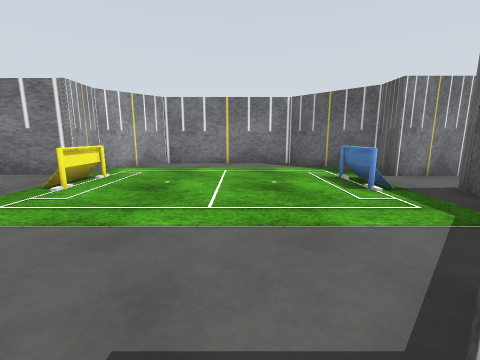
view 1 (above)

24 first-person views from a walk through a world built for the Gazebo simulator. The camera is 1 m above the floor, tilts 10° down and sees 90° across. The floor is counted in squares, 1 m on a side. Each view is taken from the middle of a square. On the plan, view 1 faces up. The plan holds only what a view shows up to about 11 squares ahead; the rest is blank. The place goes on beyond the plan. Simple patterns stand in for the simulator's built-in surfaces.

view 2
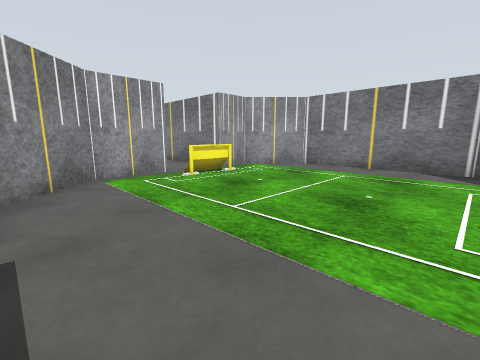

view 3
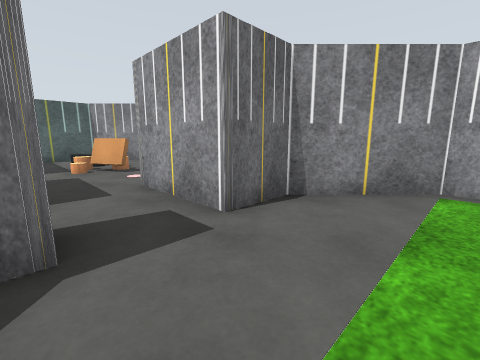

view 4
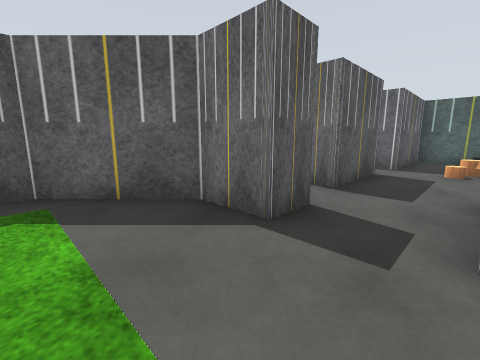

view 5
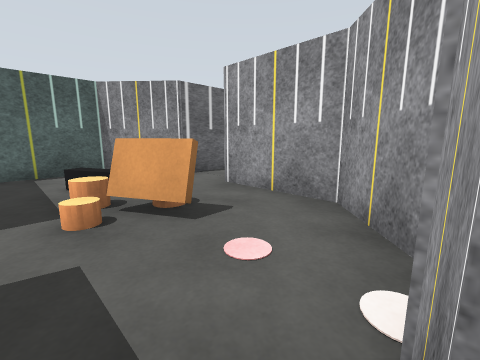

view 6
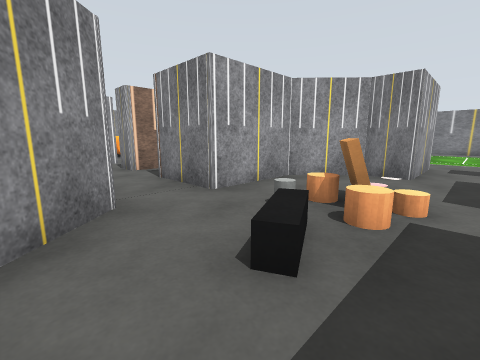

view 7
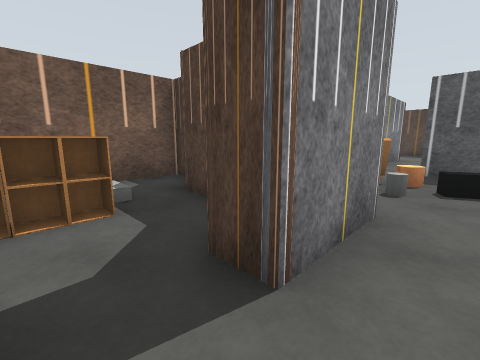

view 8
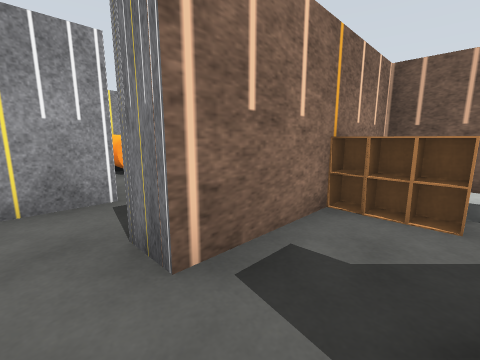

view 9
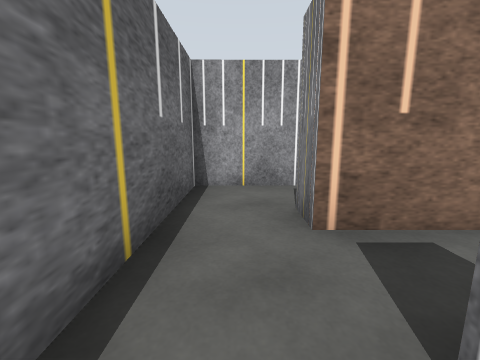

view 10
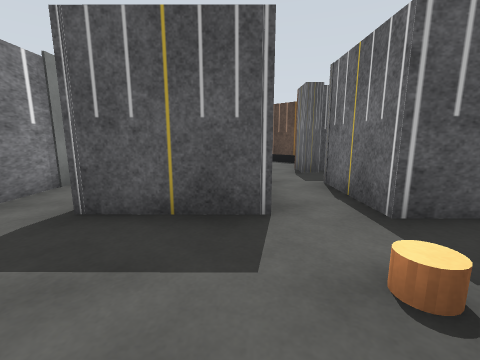

view 11
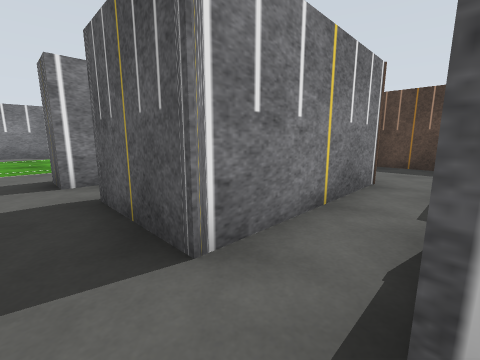

view 12
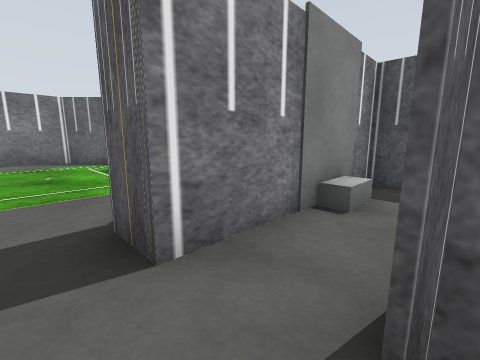

view 13
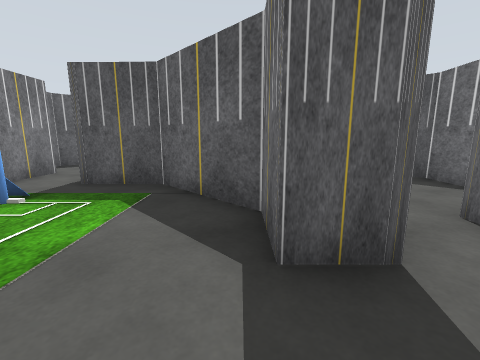

view 14
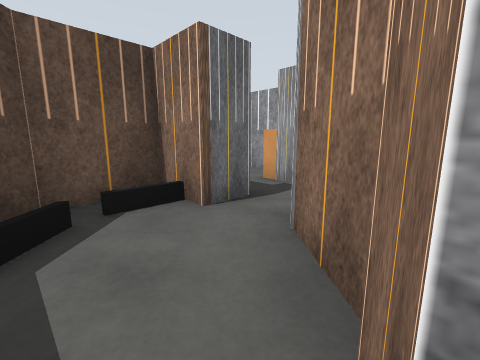

view 15
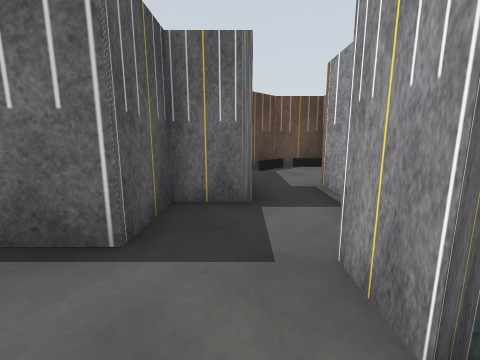

view 16
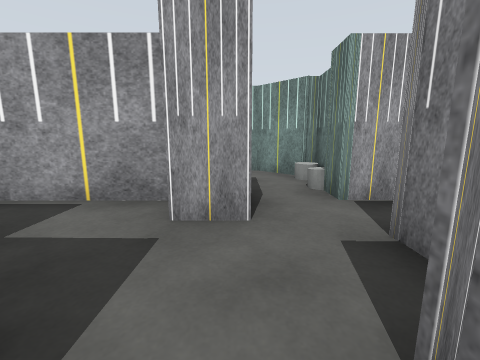

view 17
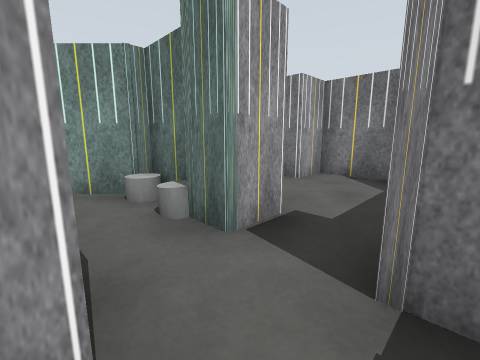

view 18
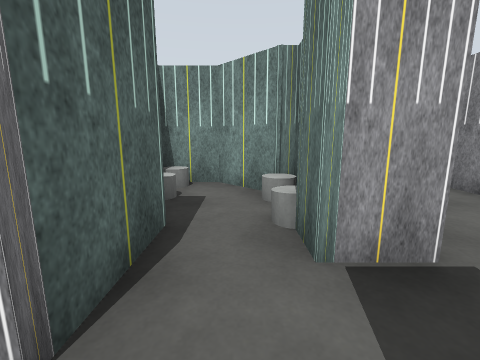

view 19
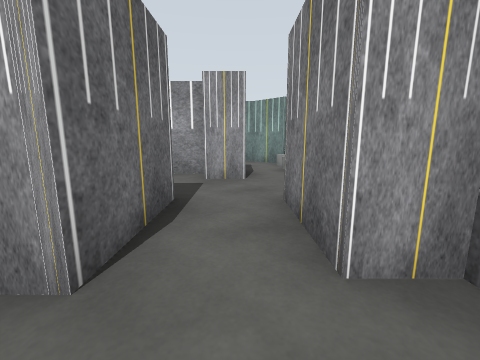

view 20
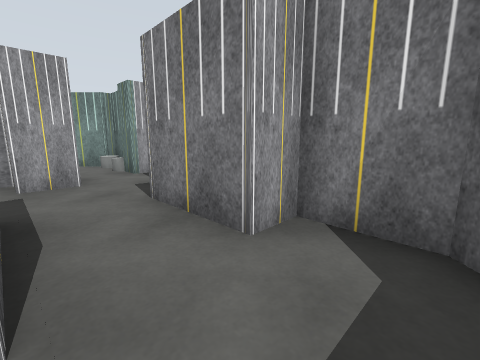

view 21
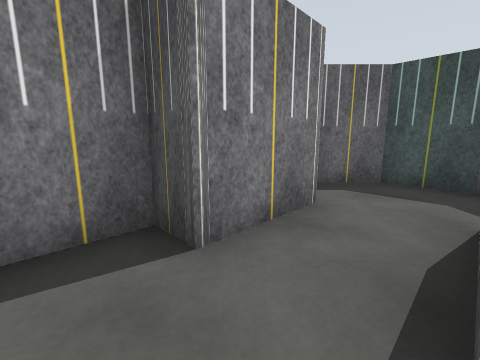

view 22
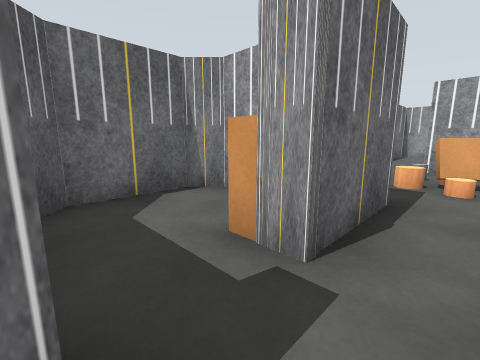

view 23
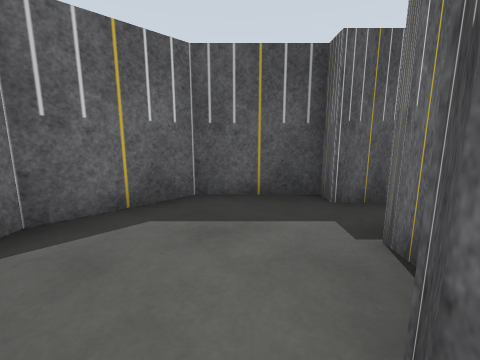

view 24
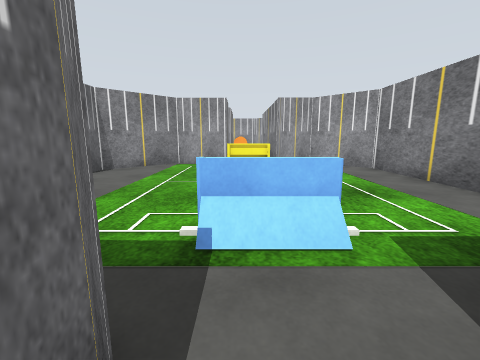

### Floor plan
Points are (right, up) in squares from view 1. A wall is a line through its corners. A room is listed if a view was taken in it or the views show most of it. See-through windows are left out.
Room 1 (views 1, 2, 3, 4, 13, 23, 24)
walls: (-4.5, 4.5) (-4.5, 3.5); (-4.4, 2.5) (-2.6, 0.7) (-1.1, 0.7) (-1.1, -0.5); (0.8, -0.3) (0.8, 0.7) (2.1, 0.7) (4.1, 2.7) (4.2, 4.5) (5.7, 4.5); (5.9, 6.3) (4.2, 6.3) (4.2, 7.1) (1.9, 9.4) (-2.9, 9.4) (-4.5, 7.7) (-4.5, 6.5)
ways out: opening at (0, 0) to room 2; opening at (5, 5) to room 8; opening at (-4, 3)
objects: cup (3, 5) to (3, 6)
Room 2 (views 5, 12)
walls: (1.1, -1.7) (2, -1.7); (2.9, -0.3) (0.8, -0.3); (-1.1, -0.5) (-1.1, -2.1)
ways out: opening at (0, 0) to room 1; opening at (0, -2) to room 3; opening at (1.5, -1) to room 9
Room 3 (views 6, 10, 11)
walls: (0.8, -5.9) (3.3, -5.9) (3.3, -6.5); (-3.6, -7.9) (-2.1, -9.6) (1, -9.6) (1, -5.8); (-1.1, -2.1) (-2.2, -2.1) (-3.6, -3.5) (-3.6, -6.1); (4.5, -4.4) (1, -4.4) (1.1, -1.7); (4.9, -6.4) (4.9, -5.9)
ways out: opening at (0, -2) to room 2; opening at (-4.5, -7) to room 4; opening at (5.5, -5) to room 7; opening at (4, -6)
objects: grey cylinder (-2, -6); barrel (-2, -5); barrier (-1, -7); barrel (-1, -6); beige cylinder (-1, -5)
Room 4 (views 7, 8, 9)
walls: (-4.5, -3.8) (-4.5, -3); (-3.6, -6.1) (-5.8, -6.2) (-5.8, -5.4); (-8.5, -8) (-3.6, -7.9); (-3.5, -1.1) (-7.5, -1.1) (-7.5, -6.2) (-8.4, -6.2)
ways out: opening at (-4.5, -7) to room 3; opening at (-8, -7) to room 11
objects: cabinet (-7, -3); cabinet (-6, -3)
Room 5 (views 14, 15, 16, 17, 18, 21)
walls: (8.2, 1.1) (8.2, 0.1) (7.2, 0.1) (7.2, -3.3); (8.7, -1.7) (10.1, -1.7) (10.1, -0.1) (12.6, -0.1); (12.4, 1.7) (10.1, 1.7) (10.1, 2.6) (8.6, 2.6)
ways out: opening at (13, 1) to room 6; opening at (8, -3) to room 7; opening at (8, 2) to room 8
Room 6 (views 19, 20)
walls: (12.6, -0.1) (12.6, -0.6); (15, -0.1) (15, 1.5) (13.9, 2.6) (12.4, 2.6) (12.4, 1.7)
ways out: opening at (13, 1) to room 5
Room 7 (view 22)
walls: (6.7, -3.3) (5.7, -4.4) (4.5, -4.4); (9.2, -5.1) (9.2, -3.4); (4.9, -5.9) (5.9, -5.9) (5.9, -7.2) (7.7, -7.2) (9.3, -5.5)
low walls: (5.9, -6.3) (7.2, -6.3) (8.4, -5.2)
ways out: opening at (5.5, -5) to room 3; opening at (8, -3) to room 5
Room 8 (no view inside)
walls: (6.6, 3.6) (7.2, 3.6) (7.2, 2.6) (6.5, 2.6); (9.2, 3.6) (9.2, 5.8) (7.5, 7.4) (5.9, 7.4) (5.9, 6.3); (8.6, 2.6) (8.6, 3.6); (6.5, 1.1) (8.2, 1.1)
ways out: opening at (5, 5) to room 1; opening at (8, 2) to room 5; opening at (7, 2) to room 10
Room 9 (no view inside)
walls: (3.9, -3.7) (5, -3.7); (5.7, -1) (5.7, -0.3) (4.6, -0.3)
ways out: opening at (1.5, -1) to room 2
objects: other object (4, -1)
Room 10 (no view inside)
walls: (4.6, 2.6) (3.6, 1.5) (3.5, 0.2)
ways out: opening at (7, 2) to room 8
objects: bin (4, 1); bin (5, 1); bin (5, 3); bin (6, 3)
Room 11 (no view inside)
walls: (-10, -5.7) (-10, -8) (-8.5, -8)
ways out: opening at (-8, -7) to room 4; opening at (-9, -6)

Where each view was taken, in squares from view 1:
view 1: 0 up, 0 right, facing up
view 2: 1 up, 2 right, facing up-left
view 3: 3 up, 1 right, facing down-left
view 4: 3 up, 1 left, facing down-right
view 5: 2 down, 0 right, facing down-left
view 6: 9 down, 0 right, facing up-left
view 7: 7 down, 7 left, facing up-right
view 8: 7 down, 6 left, facing up-left
view 9: 7 down, 5 left, facing left
view 10: 4 down, 2 left, facing right
view 11: 6 down, 0 right, facing up-right
view 12: 2 down, 0 right, facing up-right
view 13: 1 up, 1 left, facing right
view 14: 3 down, 8 right, facing down-left
view 15: 2 up, 9 right, facing down
view 16: 1 up, 11 right, facing left
view 17: 1 up, 9 right, facing up-left
view 18: 2 up, 9 right, facing left
view 19: 1 up, 14 right, facing left
view 20: 0 up, 14 right, facing up-left
view 21: 0 up, 9 right, facing up-right
view 22: 5 down, 5 right, facing down-left
view 23: 5 up, 5 right, facing right
view 24: 5 up, 5 right, facing left
